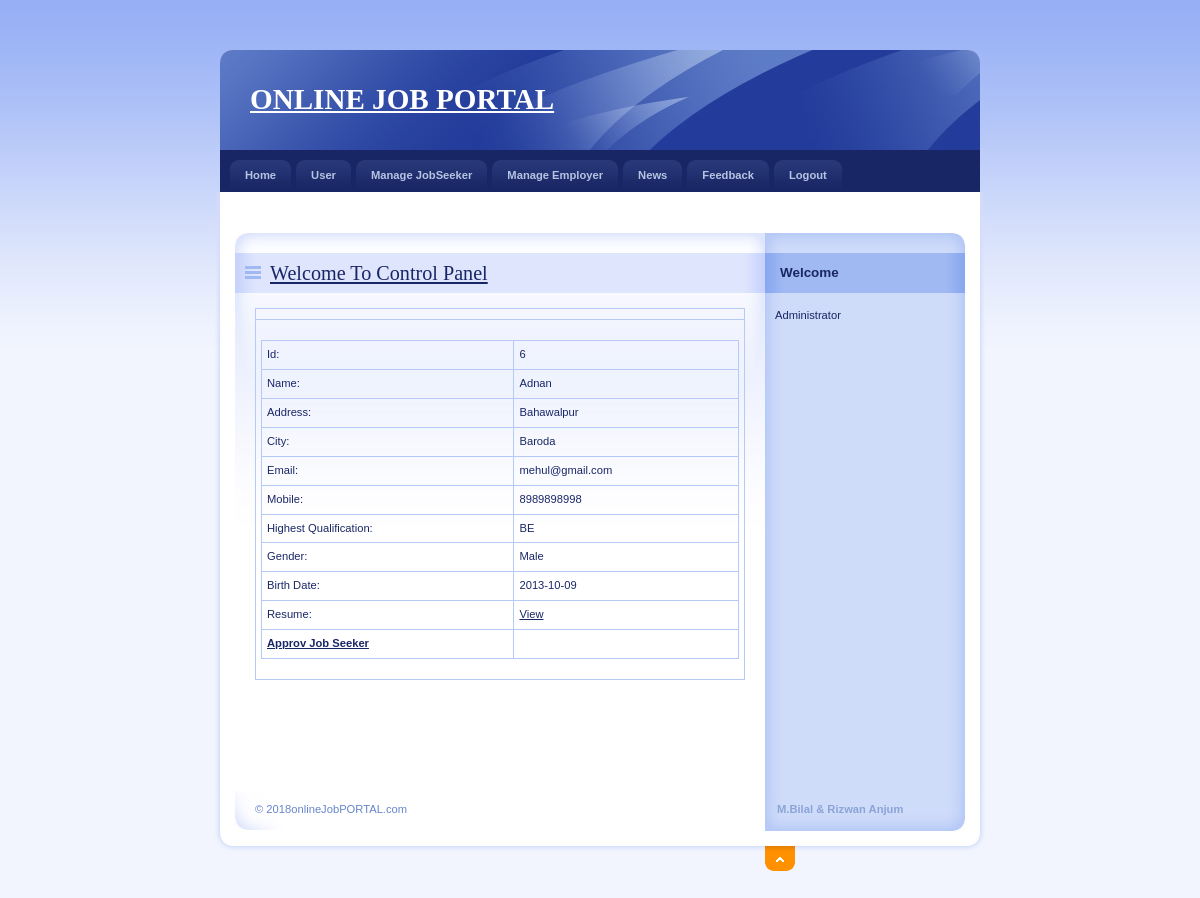
The app's page /Admin/DetailJob.php?JobId=6 with its own data.
### tables this page shows
CREATE TABLE `jobseeker_reg` (
  `JobSeekId` int(11) NOT NULL,
  `JobSeekerName` varchar(20) NOT NULL,
  `Address` varchar(100) NOT NULL,
  `City` varchar(20) NOT NULL,
  `Email` varchar(40) NOT NULL,
  `Mobile` bigint(20) NOT NULL,
  `Qualification` varchar(20) NOT NULL,
  `Gender` varchar(10) NOT NULL,
  `BirthDate` date NOT NULL,
  `Resume` varchar(200) NOT NULL,
  `Status` varchar(10) NOT NULL,
  `UserName` varchar(20) NOT NULL,
  `Password` varchar(20) NOT NULL,
  `Question` varchar(100) NOT NULL,
  `Answer` varchar(50) NOT NULL
);

### Admin/DetailJob.php (the view, shortened to what this page needs)
<!DOCTYPE html PUBLIC "-//W3C//DTD XHTML 1.0 Strict//EN" "http://www.w3.org/TR/xhtml1/DTD/xhtml1-strict.dtd">
<html xmlns="http://www.w3.org/1999/xhtml" xml:lang="cs" lang="cs">
<head>
    <link rel="stylesheet" media="screen,projection" type="text/css" href="./css/main.css" />
    <link rel="stylesheet" media="print" type="text/css" href="./css/print.css" />
    <link rel="stylesheet" media="aural" type="text/css" href="./css/aural.css" />
</head>
<body id="www-url-cz">
<div id="main" class="box">
<?php
include "Header.php"
?>
<?php
include "menu.php"
?>
    <div id="page" class="box">
    <div id="page-in" class="box">
        <div id="strip" class="box noprint">
            <p id="breadcrumbs">&nbsp;</p>
        </div>
        <div id="content">
            <div class="article">
                <h2><span><a href="#">Welcome To Control Panel</a></span></h2>
                <table width="100%" border="0" cellspacing="0" cellpadding="0">
                  <tr>
                    <td></td>
                  </tr>
                  <tr>
                    <td>
                    <?php
$ID=$_GET['JobId'];
$con = mysqli_connect("localhost","root","");
mysqli_select_db($con,"job");
$sql = "select * from JobSeeker_Reg where JobSeekId='".$ID."'  ";
$result = mysqli_query($con,$sql);
$row = mysqli_fetch_array($result)
?>
                <table width="100%" border="1" cellspacing="2" cellpadding="2">
                 <tr>
                    <td>Id:</td>
                    <td><?php echo $row['JobSeekId'];?></td>
                  </tr>
                  <tr>
                    <td>Name:</td>
                    <td><?php echo $row['JobSeekerName'];?></td>
                  </tr>
                  <tr>
                    <td>Address:</td>
                    <td><?php echo $row['Address'];?></td>
                  </tr>
                  <tr>
                    <td>City:</td>
                    <td><?php echo $row['City'];?></td>
                  </tr>
                  <tr>
                    <td>Email:</td>
                    <td><?php echo $row['Email'];?></td>
                  </tr>
                  <tr>
                    <td>Mobile:</td>
                    <td><?php echo $row['Mobile'];?></td>
                  </tr>
                  <tr>
                    <td>Highest Qualification:</td>
                    <td><?php echo $row['Qualification'];?></td>
                  </tr>
                  <tr>
                    <td>Gender:</td>
                    <td><?php echo $row['Gender'];?></td>
                  </tr>
                  <tr>
                    <td>Birth Date:</td>
                    <td><?php echo $row['BirthDate'];?></td>
                  </tr>
                  <tr>
                    <td>Resume:</td>
                    <td><a href="../upload/<?php echo $row['Resume'];?>" target="_blank">View</a></td>
                  </tr>
                  <tr>
                    <td><strong><a href="ApprovJob.php?JobId=<?php echo $row['JobSeekId'];?>">Approv Job Seeker</a></strong></td>
                    <td></td>
                  </tr>
                </table>
                    </td>
                  </tr>
                </table>
                <p>&nbsp;</p>
              <p class="btn-more box noprint">&nbsp;</p>
          </div>
        </div>
<?php
include "right.php"
?>
    </div>
    </div>
<?php
include "footer.php"
?>
</div>
</body>
</html>

### Admin/css/main.css (style rules this page uses)
* { min-height:1px; }
body { border:0; margin:0; padding:0; background:#F2F5FE url("../design/bg.gif") 0 0 repeat-x; font:70%/160% "verdana",sans-serif; color:#192666; _text-align:center; }
a { color:#192666; }
p { border:0; margin:15px 0; padding:0; }
div { display:block; border:0; margin:0; padding:0; }
h1, h2, h3, h4, h5 { border:0; margin:15px 0 10px 0; padding:0; font-weight:bold; }
h2 { font-size:180%; line-height:100%; font-family:"georgia",serif; font-weight:normal; }
table { display:table; border-collapse:collapse; margin:15px 0; padding:0; border:1px solid #B7CAF6; font-size:100%; }
tr { display:table-row; }
th, td { display: table-cell; border:1px solid #B7CAF6; margin:0; padding:5px; vertical-align:top; text-align:left; }
a, img, span { border:0; margin:0; padding:0; }
strong, .strong { font-weight:bold; }
.box { min-height:1px; _height:1px; }
.box:after { content:"."; display:block; line-height:0px; font-size:0px; visibility:hidden; clear:both; }
#main { width:770px; margin:50px auto 0 auto; _text-align:left; }
#page { width:770px; min-height:1px; background:#FFF url("../design/bg_page.gif") 0 0 repeat-y; _height:1px; }
#page-in { min-height:1px; padding:10px 0; background:url("../design/bg_page_in.jpg") 0 0 no-repeat; _height:1px; }
#strip { position:relative; clear:both; padding:3px 20px 10px 20px; color:#6182D1; }
#strip p { margin:0; }
#strip #breadcrumbs { width:520px; margin:0; padding:0; }
#content { float:left; width:530px; _width:550px; margin:0; padding:0 0 0 20px; }
#content .article { clear:both; margin:0; padding:20px; background:url("../design/content_article_bg.jpg") 0 0 no-repeat; }
#content .article h2 { margin:0 -20px; padding:10px; background:#DEE5FD url("../design/content_title_bg.gif") 0 0 repeat-y; color:#192666; }
#content .article h2 span { background:url("../design/ico_list.gif") 0 50% no-repeat; padding-left:25px; }
#content .article p { text-align:justify; }
#content .btn-more { margin:0 0 15px 0; padding:0; border:0; position:relative; }

### Admin/css/print.css (style rules this page uses)
body { border:0; margin:0; padding:0; font-size:12pt }
a { color:#000; text-decoration:none; }
h1, h2, h3 { page-break-after:avoid; page-break-inside:avoid; }
table { border-collapse: collapse; border-width:1px; border-style:solid; }
th, td { display:table-cell; border-width:1px; border-style:solid; }
.noprint { display:none; }

### Admin/css/aural.css (style rules this page uses)
body { voice-family:paul,male; volume:loud; speech-rate:slow; richness:90; stress:20; }
h1, h2, h3, h4, h5 { cue-before:url("ping.au"); }
p, table { pause:50ms; }
strong { pitch:medium; pitch-range:60; stress:90; richness:90; }

### records on screen
jobseeker_reg: JobSeekId "6", JobSeekerName "Adnan", Address "Bahawalpur", City "Baroda", Email "mehul@gmail.com", Mobile "8989898998", Qualification "BE", Gender "Male", BirthDate "2013-10-09"
